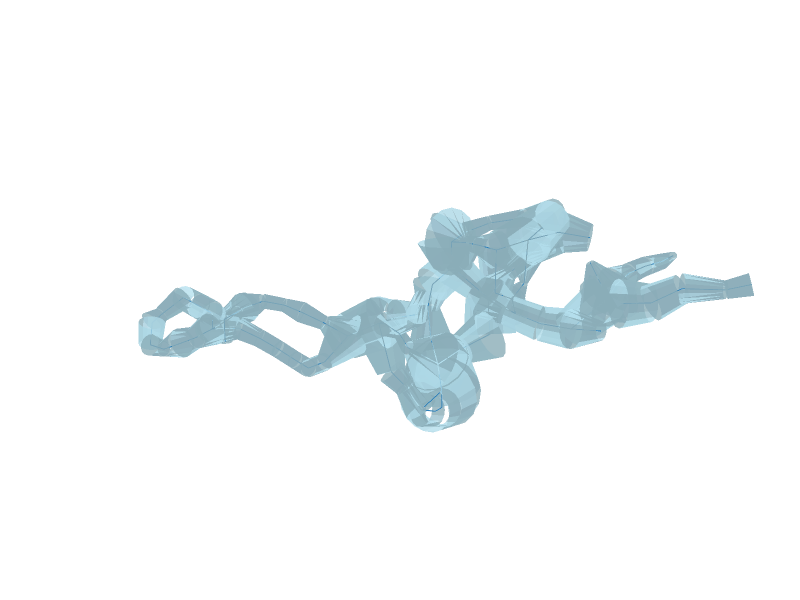

The notebook cell this image was saved under:
### Markdown cell above
## Surface-area normalization

Scale radii so the morphology surface area matches the mesh, without overlap correction.

### Code cell
morph.scale_radii_to_match_mesh(
    mm.mesh, metric="surface_area", account_for_overlaps=False
)

swc_filepath = f"{swc_out_dir}/TS{spine_idx}_mel{params['max_edge_length_tag']}_norm.swc"
morph.to_swc_file(swc_filepath)

swc_model = SWCModel.from_swc_file(swc_filepath)
swc_model.print_attributes(node_info=False, edge_info=False)
title = f"TS{spine_idx}_s{params['max_edge_length_tag']}"
norm_fig: "go.Figure" = plot_model(
    swc_model=swc_model,
    slider=False,
    title="",
    width=800,
    height=600,
    show_axes=False,
)
norm_fig.update_layout(
    scene=dict(
        camera=dict(
            eye={"x": eye_coord[0], "y": eye_coord[1], "z": eye_coord[2]},
            projection=dict(type="perspective"),
        ),
        aspectmode="data",
    )
)
norm_filename = (
    f"{fig_out_dir}/TS{spine_idx}_mel{params['max_edge_length_tag']}_" f"morph_norm.pdf"
)
norm_fig.write_image(
    norm_filename,
    format="pdf",
    engine="kaleido",
    width=600,
    height=450,
    scale=pdf_scale,
)
norm_fig.show()

print(swc_filepath)

### Figure 1 — Plotly figure (JSON) as saved in the notebook; plotly's stock layout.template omitted (floating-point values rounded to 4 significant figures; data arrays with more than 128 entries replaced by an {"elided": "..."} marker saying what was removed)
{"data": [{"color": "lightblue", "flatshading": true, "i": {"elided": "2912 int values"}, "j": {"elided": "2912 int values"}, "k": {"elided": "2912 int values"}, "name": "frusta", "opacity": 0.8, "type": "mesh3d", "x": {"elided": "2912 float values"}, "y": {"elided": "2912 float values"}, "z": {"elided": "2912 float values"}}, {"line": {"color": "#1f77b4", "width": 2}, "mode": "lines", "name": "centroid", "type": "scatter3d", "x": {"elided": "273 float values"}, "y": {"elided": "273 float values"}, "z": {"elided": "273 float values"}}], "layout": {"height": 600, "margin": {"b": 0, "l": 0, "r": 0, "t": 40}, "scene": {"aspectmode": "data", "camera": {"eye": {"x": 0.001931, "y": 1.065, "z": 1.366}, "projection": {"type": "perspective"}}, "xaxis": {"visible": false}, "yaxis": {"visible": false}, "zaxis": {"visible": false}}, "showlegend": false, "title": {"text": ""}, "width": 800}}
